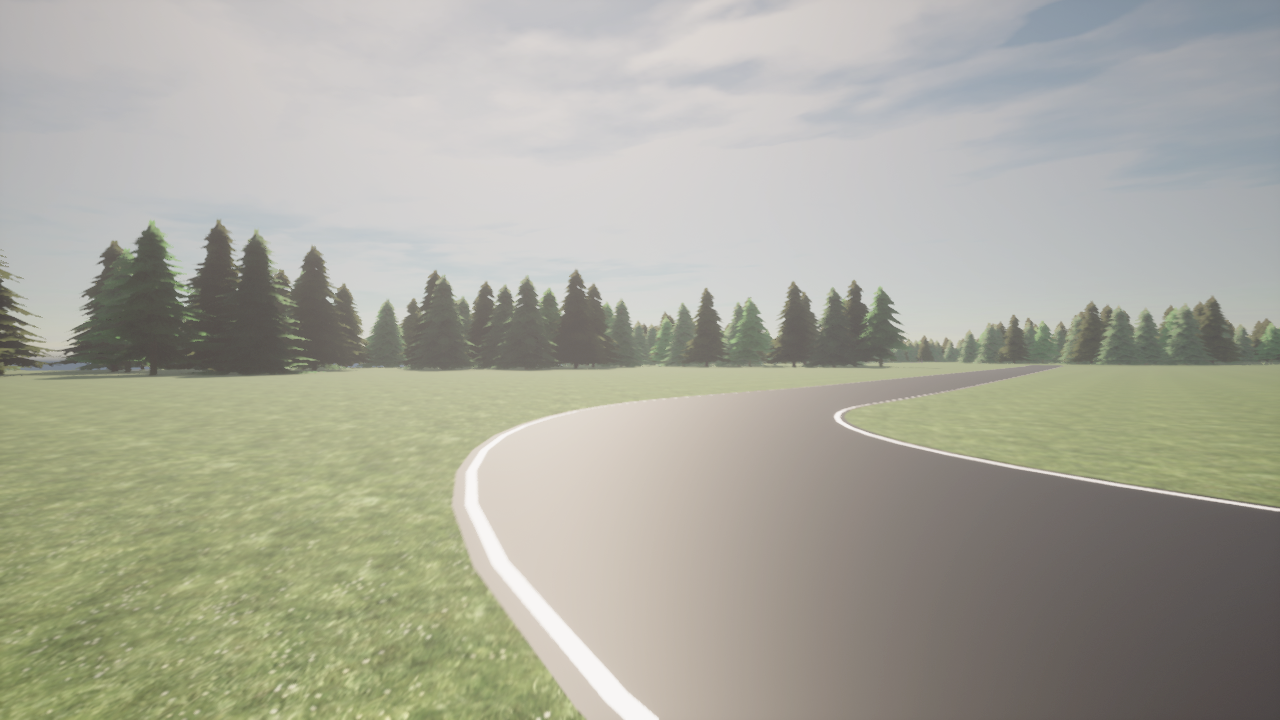
#> input picture CarlaData/images/06.png, 1280 x 720 px
$ python main.py
#> lines starting #> are read from the running program, lines starting #| are printed output that depends on the picture; after the words box and inside, x2 and y2 are one past the last pixel; in counts of white or black regions, pixels touching at a corner belong together
### lane_detection.py
import cv2
import numpy as np
import math
from scipy import ndimage


# [28 lines left out: functions rotate_image, detect_angle, not called in this run]
    #cv2.imshow("aaaaa", frame)

def detect_lane(frame):
    detect_aruco(frame)
    edges = detect_edges(frame)
    # cropped_edges = region_of_interest(edges)
    line_segments = detect_line_segments(edges)
    lane_lines, _, _ = average_slope_intercept(frame, line_segments)

    return lane_lines


def detect_edges(frame, return_mask=False, show_image=False, lower_thresh=[0, 0, 230], upper_thresh=[180, 255, 255]):
    # filter for blue lane lines
    hsv = cv2.cvtColor(frame, cv2.COLOR_BGR2HSV)
    # show_image("hsv", hsv)
    lower_blue = np.array(lower_thresh)
    upper_blue = np.array(upper_thresh)
    mask = cv2.inRange(hsv, lower_blue, upper_blue)
    #cv2.imshow("mask", mask)

    # detect edges
    edges = cv2.Canny(mask, 200, 400)
    if not return_mask:
        return edges
    else:
        return edges, mask


def region_of_interest(edges):
    height, width = edges.shape
    mask = np.zeros_like(edges)

    # only focus bottom half of the screen
    polygon = np.array([[
        (0, height * 0.55),
        (width, height * 0.55),
        (width, 0.9 * height),
        (0, 0.9 * height),
    ]], np.int32)

    cv2.fillPoly(mask, polygon, 255)
    # cv2.imshow("ROI", mask)
    cropped_edges = cv2.bitwise_and(edges, mask)

    return cropped_edges


def detect_line_segments(cropped_edges):
    # tuning min_threshold, minLineLength, maxLineGap is a trial and error process by hand
    rho = 1  # distance precision in pixel, i.e. 1 pixel
    angle = np.pi / 180  # angular precision in radian, i.e. 1 degree
    min_threshold = 10  # minimal of votes
    line_segments = cv2.HoughLinesP(cropped_edges, rho, angle, min_threshold,
                                    np.array([]), minLineLength=8, maxLineGap=4)

    # print('line segments', line_segments)
    return line_segments


def average_slope_intercept(frame, line_segments):
    """
    This function combines line segments into one or two lane lines
    If all line slopes are < 0: then we only have detected left lane
    If all line slopes are > 0: then we only have detected right lane
    """
    lane_lines = []
    if line_segments is None:
        # print('No line_segment segments detected')
        return [], [], []

    height, width, _ = frame.shape
    # print(height, width)
    left_fit = []
    right_fit = []

    boundary = 0.4
    # left lane line segment should be on left 2/3 of the screen
    left_region_boundary = width * boundary
    # right lane line segment should be on left 2/3 of the screen
    right_region_boundary = width * (1 - boundary)

    # print(left_region_boundary, right_region_boundary)

    for line_segment in line_segments:
        for x1, y1, x2, y2 in line_segment:
            if x1 == x2:
                # print('skipping vertical line segment (slope=inf): %s' % line_segment)
                continue

            # print(x1, y1, x2, y2)
            fit = np.polyfit((x1, x2), (y1, y2), 1)
            slope = fit[0]
            intercept = fit[1]
            # if slope < 0:
            if x1 < left_region_boundary and x2 < left_region_boundary:
                left_fit.append((slope, intercept))
            elif x1 > right_region_boundary and x2 > right_region_boundary:
                right_fit.append((slope, intercept))

    # [6 lines of commented-out code are left out]

    left_fit_average = np.average(left_fit, axis=0)
    if len(left_fit) > 0:
        lane_lines.append(make_points(frame, left_fit_average))

    right_fit_average = np.average(right_fit, axis=0)
    if len(right_fit) > 0:
        lane_lines.append(make_points(frame, right_fit_average))

    # print('lane lines: %s' % lane_lines)  # [[[316, 720, 484, 432]], [[1009, 720, 718, 432]]]
    left_lines = []
    for left in left_fit:
        left_lines.append(make_points(frame, left))

    right_lines = []
    for right in right_fit:
        right_lines.append(make_points(frame, right))

    return lane_lines, left_lines, right_lines


# [46 lines of commented-out code are left out]


def make_points(frame, line):
    height, width, _ = frame.shape
    slope, intercept = line
    y1 = height  # bottom of the frame
    y2 = int(y1 * 1 / 2)  # make points from middle of the frame down

    if abs(slope - 0) < 0.001:
        x1 = 2 * width
        x2 = 2 * width
    else:
        # bound the coordinates within the frame
        x1 = max(-width, min(2 * width, int((y1 - intercept) / slope)))
        x2 = max(-width, min(2 * width, int((y2 - intercept) / slope)))
    return [[x1, y1, x2, y2]]


# [9 lines left out: function display_lines, not called in this run]

### main.py
import cv2
import numpy as np
from lane_detection import detect_lane, detect_edges, region_of_interest, detect_line_segments, average_slope_intercept
from heading import *
import math


# [33 lines left out: functions display_lines, display_heading_line, not called in this run]


# [11 lines of commented-out code are left out]
frame = cv2.imread('CarlaData/images/06.png')
#> frame is the input picture: shape (720, 1280, 3); mean B, G, R 155.9, 168.5, 168.5
frame = cv2.resize(frame, (640, 480), interpolation=cv2.INTER_AREA)
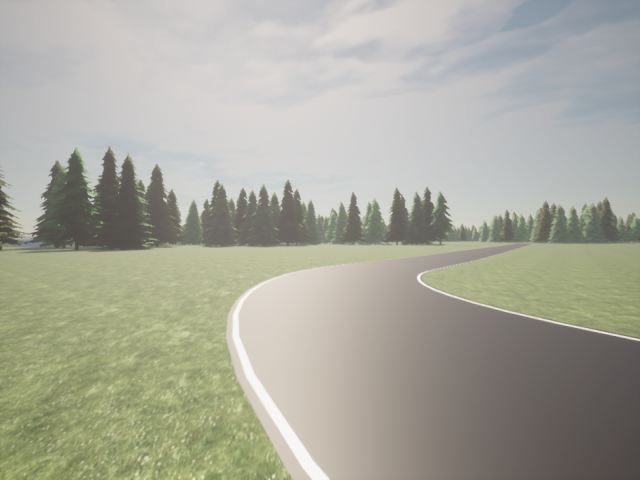
#> frame: shape (480, 640, 3); mean B, G, R 155.9, 168.5, 168.5

edges = detect_edges(frame)
#> in detect_edges, `mask = cv2.inRange(hsv, lower_blue, upper_blue)`:
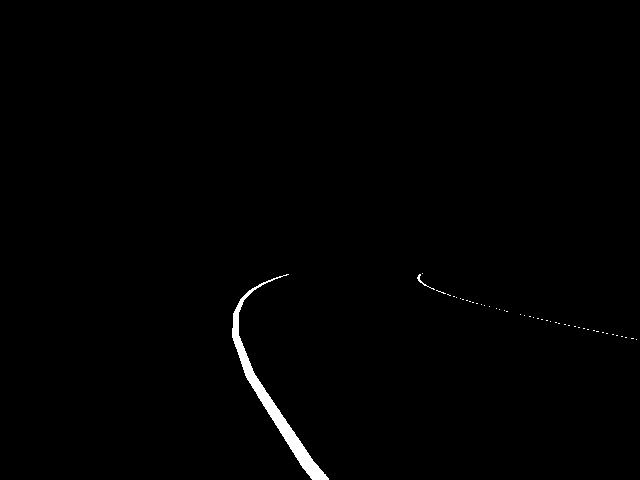
#> mask: shape (480, 640); 0.74% white; 46 white regions (44 under 20 px), largest, box (x1, y1, x2, y2) and area: (232, 274, 329, 480) 2140, (417, 274, 435, 290) 41
#> in detect_edges, `edges = cv2.Canny(mask, 200, 400)`:
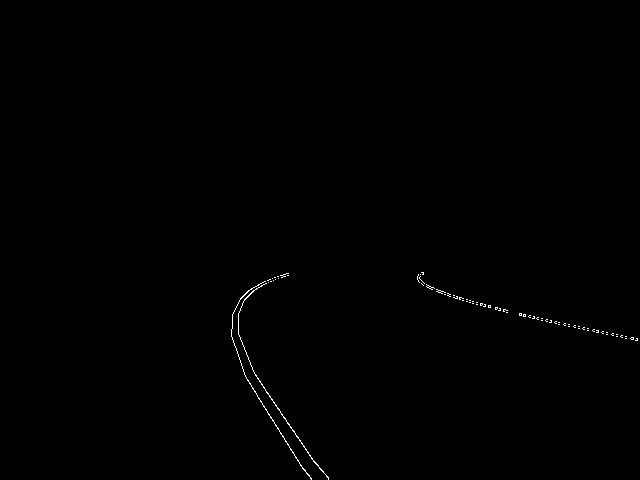
#> edges: shape (480, 640); 0.27% white in thin lines or dots, all inside (x1, y1, x2, y2) = (231, 272, 638, 480)
cropped_edges = region_of_interest(edges)
#> in region_of_interest, `cv2.fillPoly(mask, polygon, 255)`:
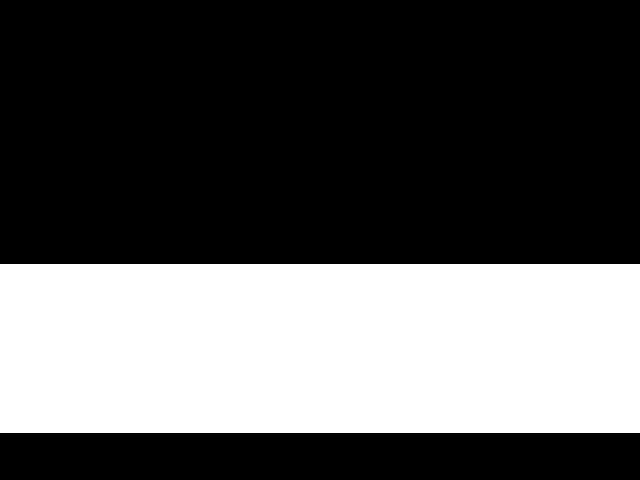
#> mask: shape (480, 640); 35.2% white; 1 white region, box (x1, y1, x2, y2) and area: (0, 264, 640, 433) 108160
line_segments = detect_line_segments(cropped_edges)
#> in detect_line_segments, `line_segments = cv2.HoughLinesP(cropped_edges, rho, angle, min_thresho..`: line_segments = 30 rows, first 6: [472, 301, 507, 310], [519, 314, 536, 318], [253, 371, 294, 432], [429, 288, 472, 303], [246, 378, 279, 431], [438, 290, 454, 295]
# print(line_segments)
print('here')
lane_lines = average_slope_intercept(frame, line_segments)
#> the loop in average_slope_intercept, `for line_segment in line_segments:` made 30 passes
#> after the loop in average_slope_intercept, `for line_segment in line_segments:`: left_fit = [(-12, 3108), (2.73, -293.7), (2.36, -226.7), (-1.78, 726.4), (-3, 1029), (2.43, -245.4)]; right_fit = [(0.257, 179.6), (0.235, 191.9), (0.349, 138.3), (0.313, 153.1), (0.222, 198.2), (0.214, 202.1), (0.203, 210.5), (0.182, 221.3), (0.3, 158.9), (0.182, 218.6), (0.231, 192.3), (0.24, 186.1), (0.2, 212.6), (0.222, 197.6), (0.294, 160.6), (0.273, 173.7), (0.214, 201.9)]
#> in average_slope_intercept, `left_fit_average = np.average(left_fit, axis=0)`: left_fit_average = [-1.54, 682.9]
#> in make_points, `slope, intercept = line`: slope = -1.54; intercept = 682.9
#> in make_points, `x1 = max(-width, min(2 * width, int((y1 - intercept) / slope)))`: x1 = 131
#> in make_points, `x2 = max(-width, min(2 * width, int((y2 - intercept) / slope)))`: x2 = 286
#> in average_slope_intercept, `right_fit_average = np.average(right_fit, axis=0)`: right_fit_average = [0.243, 188.1]
#> the loop in average_slope_intercept, `for left in left_fit:` made 6 passes
#> (slope in make_points, intercept in make_points, x1 in make_points, x2 in make_points) on passes 1 to 6: (-12, 3108, 218, 239), (2.73, -293.7, 283, 195), (2.36, -226.7, 299, 197), (-1.78, 726.4, 138, 273), (-3, 1029, 183, 262), (2.43, -245.4, 298, 199)
#> after the loop in average_slope_intercept, `for left in left_fit:`: left_lines = [[[218, 480, 239, 240]], [[283, 480, 195, 240]], [[299, 480, 197, 240]], [[138, 480, 273, 240]], [[183, 480, 262, 240]], [[298, 480, 199, 240]]]
#> the loop in average_slope_intercept, `for right in right_fit:` made 17 passes
#> (slope in make_points, intercept in make_points, x1 in make_points, x2 in make_points) on passes 1 to 8: (0.257, 179.6, 1168, 234), (0.235, 191.9, 1224, 204), (0.349, 138.3, 979, 291), (0.313, 153.1, 1045, 278), (0.222, 198.2, 1267, 188), (0.214, 202.1, 1280, 176), (0.203, 210.5, 1280, 145), (0.182, 221.3, 1280, 103)
#> after the loop in average_slope_intercept, `for right in right_fit:`: right_lines = 17 items
print(lane_lines)
#> (printed output is left out)

cv2.imshow("heading", cropped_edges)
cv2.waitKey(0)

#> (the run stopped early here; a loop or call above may not have finished)

$ run again, with CarlaData/images/01.png copied over CarlaData/images/06.png
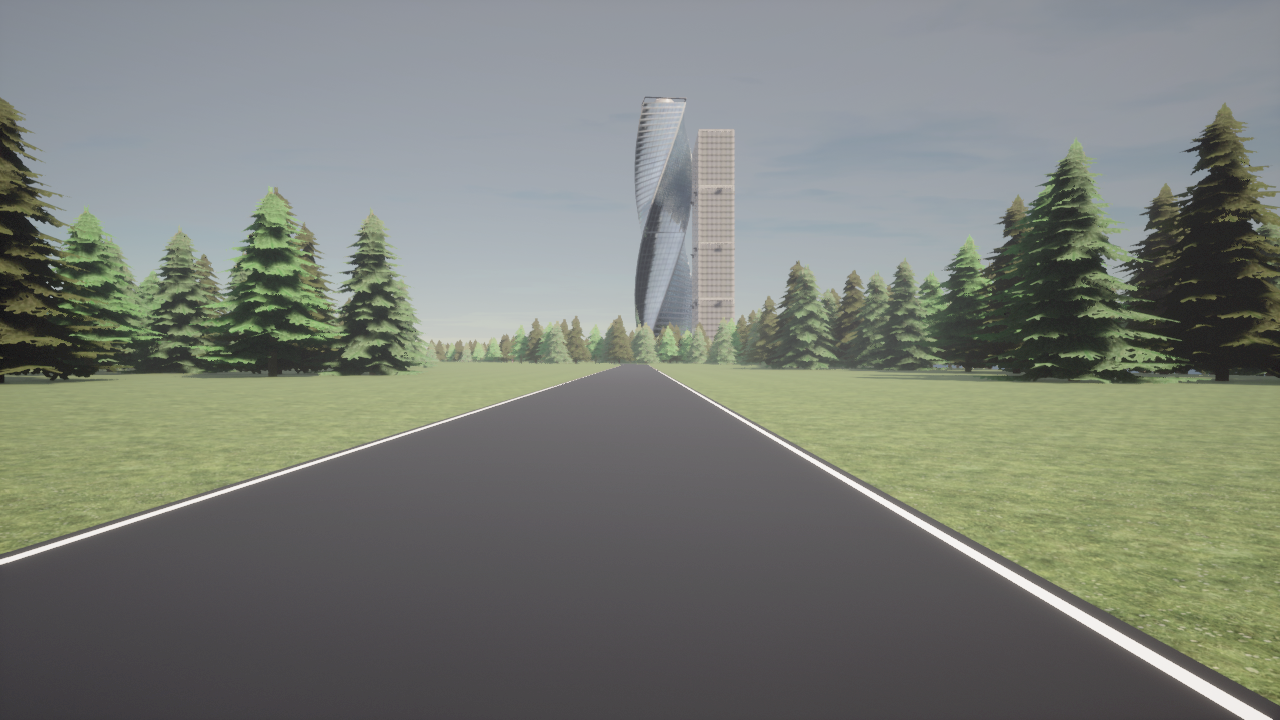
#> input picture CarlaData/images/01.png, 1280 x 720 px
#> frame is the input picture: shape (720, 1280, 3); mean B, G, R 118.9, 126.5, 122.3
#> frame: shape (480, 640, 3)
#> hsv: shape (480, 640, 3); mean H, S, V 92.4, 29.9, 130
#> in detect_edges, `mask = cv2.inRange(hsv, lower_blue, upper_blue)`:
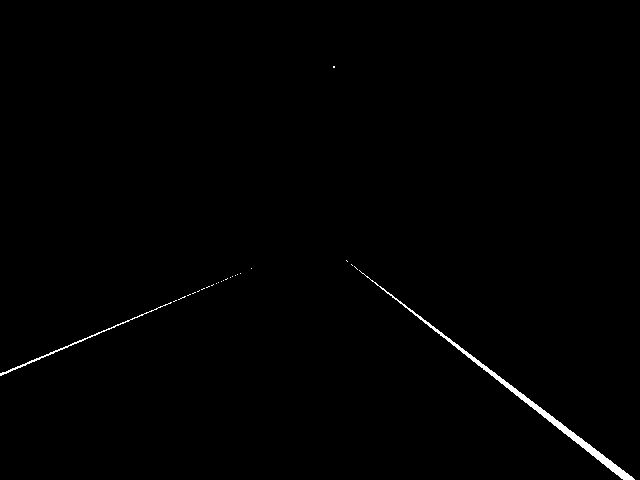
#> mask: shape (480, 640); 0.61% white; 25 white regions (23 under 20 px), largest, box (x1, y1, x2, y2) and area: (359, 270, 635, 480) 1494, (0, 302, 172, 376) 318
#> edges: shape (480, 640); 0.37% white in thin lines or dots, all inside (x1, y1, x2, y2) = (0, 259, 635, 480)
#> in region_of_interest, `cropped_edges = cv2.bitwise_and(edges, mask)`:
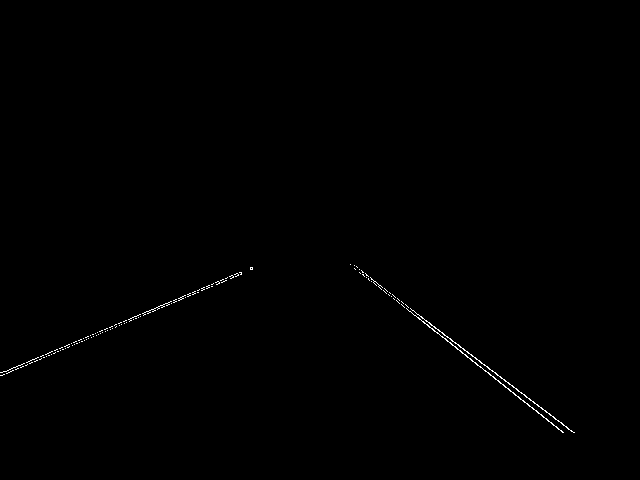
#> cropped_edges: shape (480, 640); 0.31% white in thin lines or dots, all inside (x1, y1, x2, y2) = (0, 264, 575, 433)
#> in detect_line_segments, `line_segments = cv2.HoughLinesP(cropped_edges, rho, angle, min_thresho..`: line_segments = 15 rows, first 6: [363, 274, 503, 384], [105, 331, 241, 274], [408, 307, 573, 432], [5, 371, 240, 272], [0, 375, 40, 359], [354, 265, 479, 360]
#> the loop in average_slope_intercept, `for line_segment in line_segments:` made 15 passes
#> after the loop in average_slope_intercept, `for line_segment in line_segments:`: left_fit = [(-0.419, 375), (-0.421, 373.1), (-0.4, 375), (-0.423, 375.3), (-0.418, 372.4), (-0.422, 374.8)]; right_fit = [(0.758, -2.09), (0.79, -12.16), (0.768, -1.91), (0.771, -2.44), (0.75, 8), (0.771, -3.98)]
#> left_fit_average = [-0.417, 374.3]
#> slope = -0.417; intercept = 374.3
#> x1 = -253
#> x2 = 321
#> right_fit_average = [0.768, -2.43]
#> the loop in average_slope_intercept, `for left in left_fit:` made 6 passes
#> (slope in make_points, intercept in make_points, x1 in make_points, x2 in make_points) on passes 1 to 6: (-0.419, 375, -250, 322), (-0.421, 373.1, -253, 315), (-0.4, 375, -262, 337), (-0.423, 375.3, -247, 319), (-0.418, 372.4, -257, 317), (-0.422, 374.8, -249, 319)
#> after the loop in average_slope_intercept, `for left in left_fit:`: left_lines = [[[-250, 480, 322, 240]], [[-253, 480, 315, 240]], [[-262, 480, 337, 240]], [[-247, 480, 319, 240]], [[-257, 480, 317, 240]], [[-249, 480, 319, 240]]]
#> the loop in average_slope_intercept, `for right in right_fit:` made 6 passes
#> (slope in make_points, intercept in make_points, x1 in make_points, x2 in make_points) on passes 1 to 6: (0.758, -2.09, 636, 319), (0.79, -12.16, 622, 319), (0.768, -1.91, 627, 315), (0.771, -2.44, 625, 314), (0.75, 8, 629, 309), (0.771, -3.98, 627, 316)
#> after the loop in average_slope_intercept, `for right in right_fit:`: right_lines = [[[636, 480, 319, 240]], [[622, 480, 319, 240]], [[627, 480, 315, 240]], [[625, 480, 314, 240]], [[629, 480, 309, 240]], [[627, 480, 316, 240]]]
#> (printed output is left out)

$ run again, with CarlaData/images/02.png copied over CarlaData/images/06.png
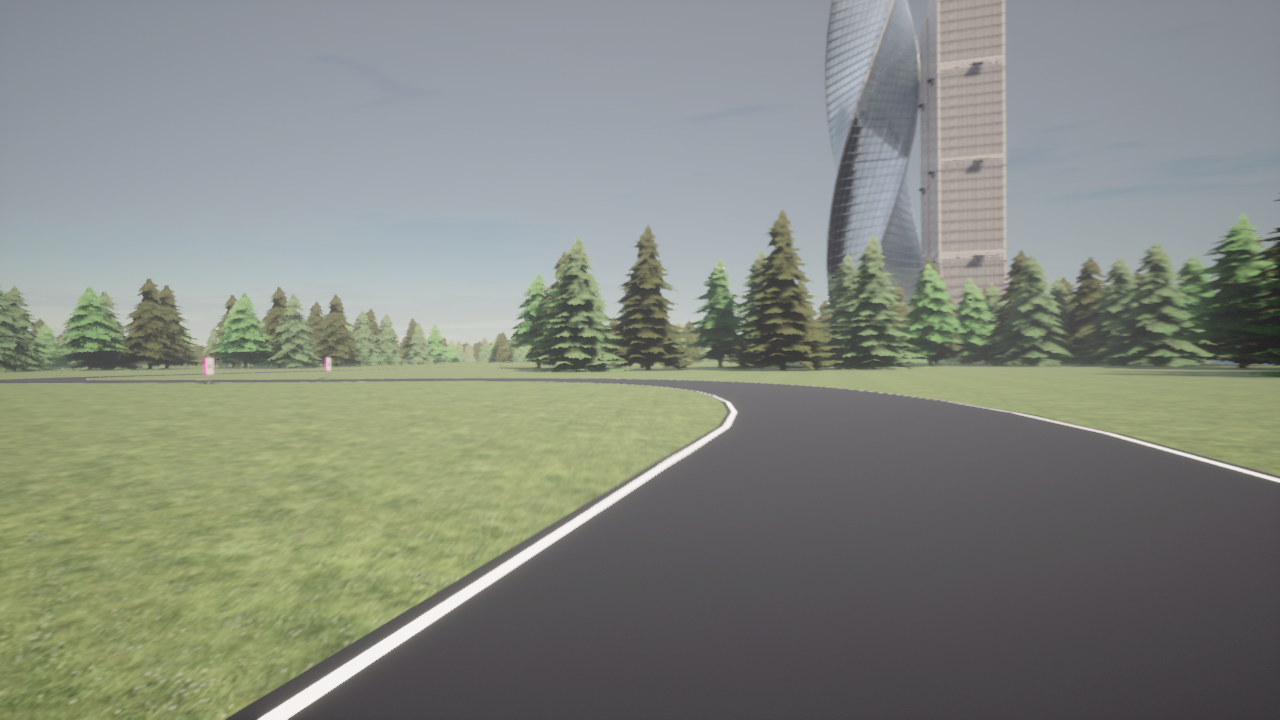
#> input picture CarlaData/images/02.png, 1280 x 720 px
#> frame is the input picture: shape (720, 1280, 3); mean B, G, R 126.9, 136.7, 131.8
#> frame: shape (480, 640, 3)
#> hsv: shape (480, 640, 3); mean H, S, V 89.5, 32, 140.1
#> in detect_edges, `mask = cv2.inRange(hsv, lower_blue, upper_blue)`:
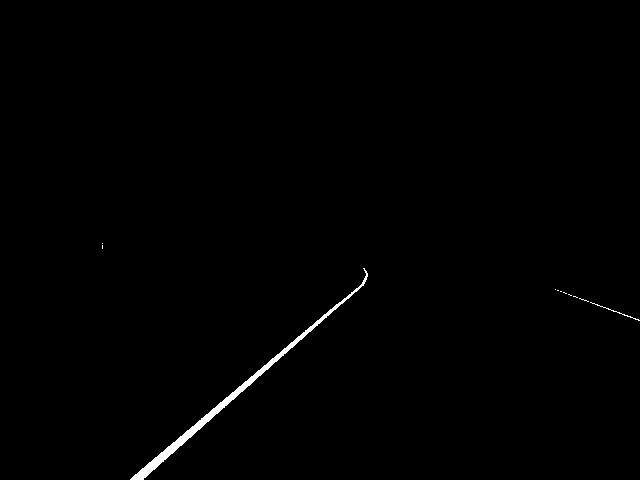
#> mask: shape (480, 640); 0.59% white; 11 white regions (9 under 20 px), largest, box (x1, y1, x2, y2) and area: (130, 268, 368, 480) 1730, (590, 302, 640, 321) 59
#> edges: shape (480, 640); 0.31% white in thin lines or dots, all inside (x1, y1, x2, y2) = (101, 242, 640, 480)
#> in region_of_interest, `cropped_edges = cv2.bitwise_and(edges, mask)`:
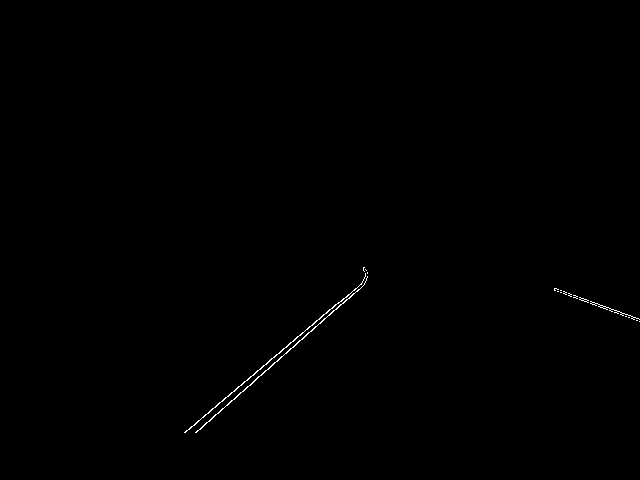
#> cropped_edges: shape (480, 640); 0.24% white in thin lines or dots, all inside (x1, y1, x2, y2) = (184, 267, 640, 433)
#> in detect_line_segments, `line_segments = cv2.HoughLinesP(cropped_edges, rho, angle, min_thresho..`: line_segments = [[184, 432, 366, 279], [229, 402, 364, 284], [185, 432, 287, 346], [554, 290, 639, 321], [554, 288, 639, 319], [195, 432, 237, 396], [282, 349, 338, 302], [241, 392, 271, 366], [196, 432, 211, 419]]
#> the loop in average_slope_intercept, `for line_segment in line_segments:` made 9 passes
#> after the loop in average_slope_intercept, `for line_segment in line_segments:`: left_fit = [(-0.857, 599.1), (-0.867, 601.9)]; right_fit = [(0.365, 87.95), (0.365, 85.95)]
#> left_fit_average = [-0.862, 600.5]
#> slope = -0.862; intercept = 600.5
#> x1 = 139
#> x2 = 418
#> right_fit_average = [0.365, 86.95]
#> the loop in average_slope_intercept, `for left in left_fit:` made 2 passes
#> (height in make_points, width in make_points, slope in make_points, intercept in make_points, y1 in make_points, y2 in make_points, x1 in make_points, x2 in make_points) on passes 1 to 2: (480, 640, -0.857, 599.1, 480, 240, 138, 418), (480, 640, -0.867, 601.9, 480, 240, 140, 417)
#> after the loop in average_slope_intercept, `for left in left_fit:`: left_lines = [[[138, 480, 418, 240]], [[140, 480, 417, 240]]]
#> the loop in average_slope_intercept, `for right in right_fit:` made 2 passes
#> (height in make_points, width in make_points, slope in make_points, intercept in make_points, y1 in make_points, y2 in make_points, x1 in make_points, x2 in make_points) on passes 1 to 2: (480, 640, 0.365, 87.95, 480, 240, 1074, 416), (480, 640, 0.365, 85.95, 480, 240, 1080, 422)
#> after the loop in average_slope_intercept, `for right in right_fit:`: right_lines = [[[1074, 480, 416, 240]], [[1080, 480, 422, 240]]]
#| ([[[139, 480, 418, 240]], [[1077, 480, 419, 240]]], [[[138, 480, 418, 240]], [[140, 480, 417, 240]]], [[[1074, 480, 416, 240]], [[1080, 480, 422, 240]]])
